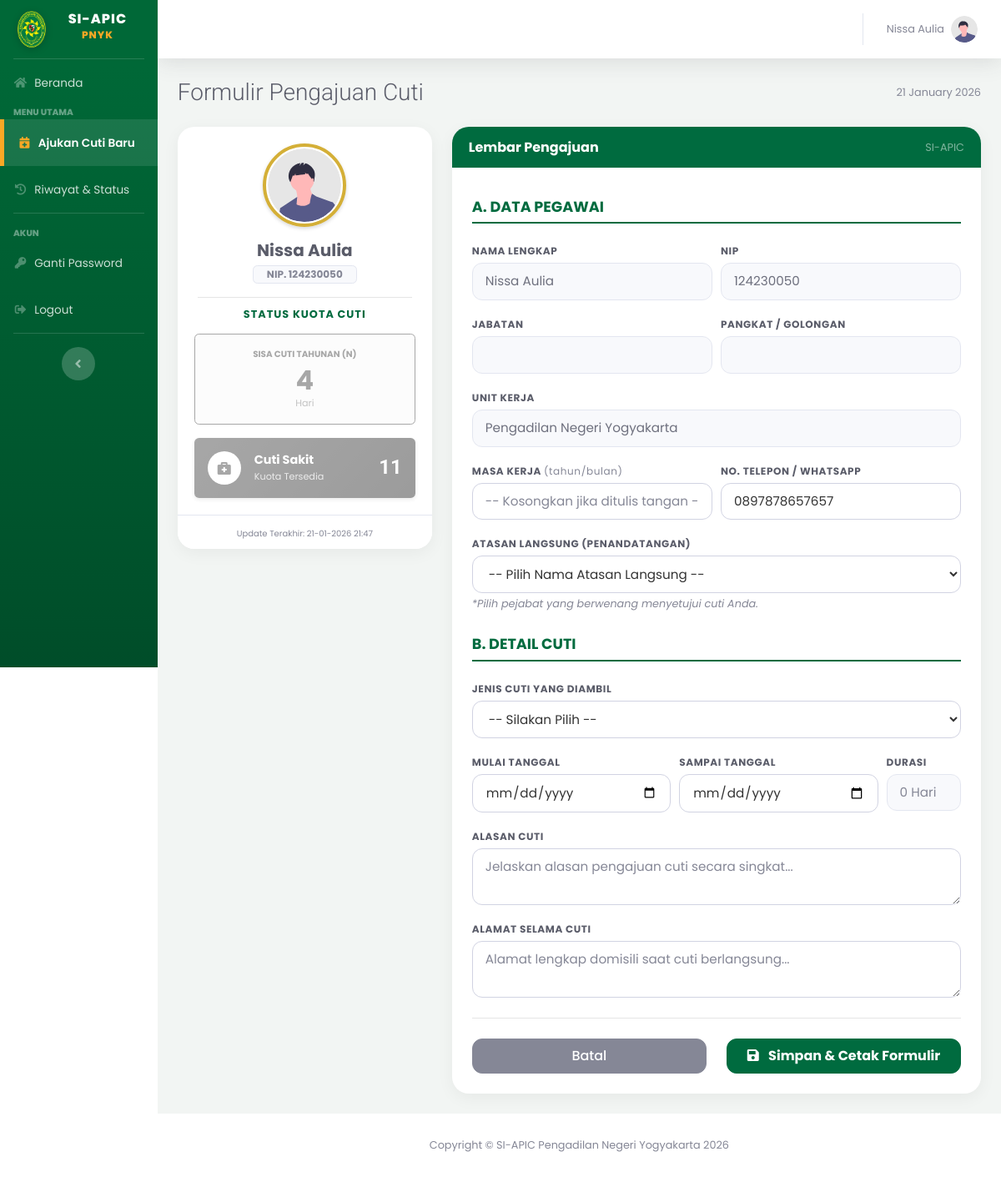
Before: /index.php?page=form_cuti (signed in) with the older database file.
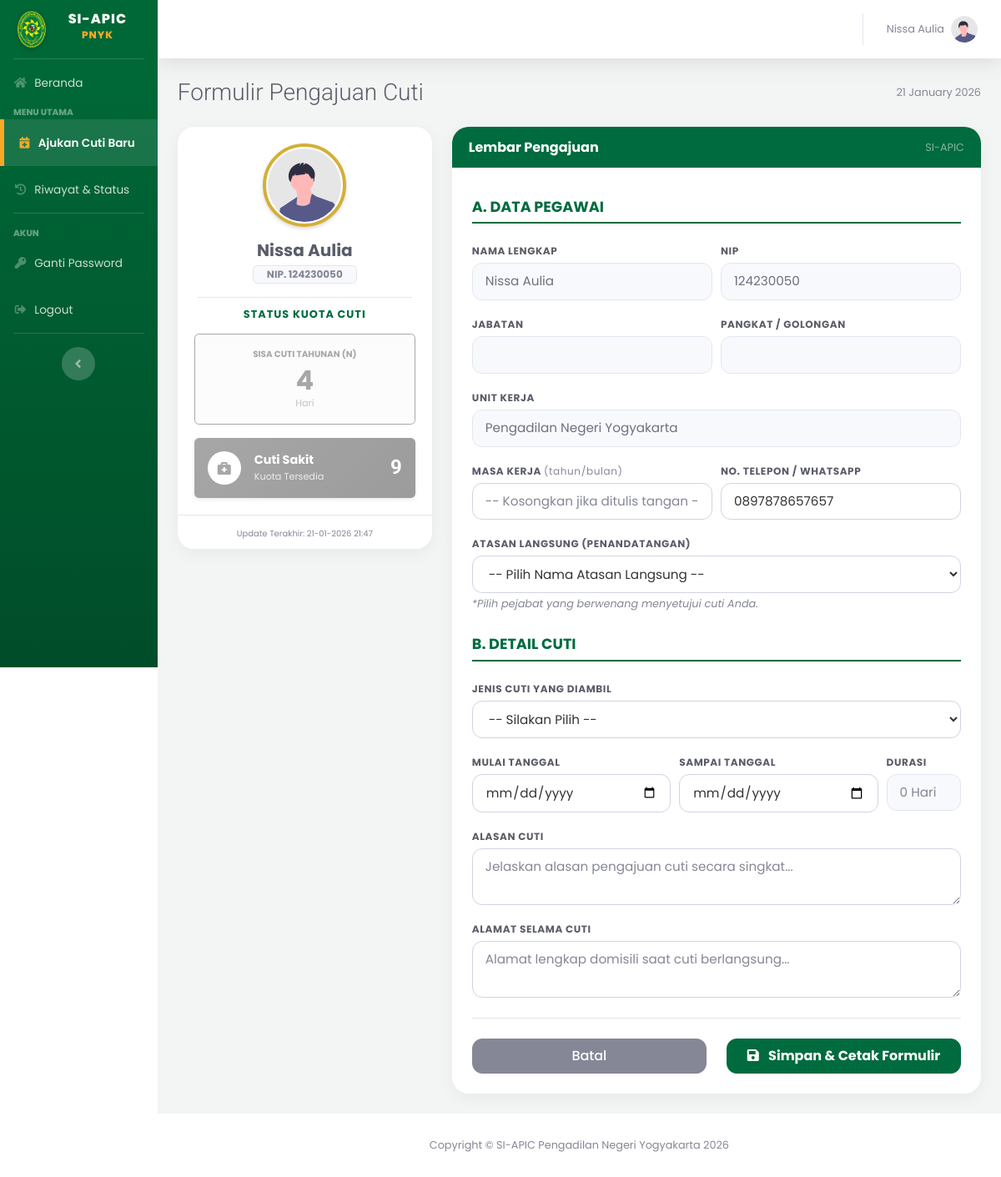
After: the same page with the newer database file.
### tables this page shows
CREATE TABLE `users` (
  `id_user` int(11) NOT NULL,
  `nip` varchar(30) NOT NULL,
  `password` varchar(255) NOT NULL,
  `nama_lengkap` varchar(100) NOT NULL,
  `jabatan` varchar(100) DEFAULT NULL,
  `pangkat` varchar(50) DEFAULT NULL,
  `unit_kerja` varchar(100) DEFAULT 'Pengadilan Negeri Yogyakarta',
  `no_telepon` varchar(20) DEFAULT NULL,
  `role` enum('admin','user') NOT NULL,
  `sisa_cuti_n` int(11) DEFAULT 12,
  `sisa_cuti_n1` int(11) DEFAULT 0,
  `sisa_cuti_n2` int(11) DEFAULT 0,
  `kuota_cuti_sakit` int(11) DEFAULT 14,
  `created_at` timestamp NOT NULL DEFAULT current_timestamp(),
  `status_akun` enum('aktif','nonaktif') DEFAULT 'aktif',
  `id_pejabat` int(11) DEFAULT NULL
);

### pages/user/form_cuti.php (the view, shortened to what the changed rows need)
<?php
$id_user = $_SESSION['id_user'];
$query_user = mysqli_query($koneksi, "SELECT * FROM users WHERE id_user='$id_user'");
$user = mysqli_fetch_array($query_user);
?>
<div class="d-sm-flex align-items-center justify-content-between mb-4">
    <h1 class="h3 mb-0 text-gray-800" style="font-weight: 300;">Formulir Pengajuan Cuti</h1>
    <span class="text-muted small"><?php echo date('d F Y'); ?></span>
</div>
<div class="row">
    <div class="col-lg-4 mb-4">
        <div class="card shadow-sm mb-4" style="border-top: 5px solid #d4af37;">
            <div class="card-body text-center pb-2">
                <div class="mb-3 mx-auto shadow-sm" style="width: 100px; height: 100px; border-radius: 50%; overflow: hidden; border: 4px solid #d4af37; padding: 2px;">
                    <img src="assets/img/undraw_profile.svg" style="width: 100%; height: 100%; object-fit: cover; border-radius: 50%;">
                </div>
                <h5 class="font-weight-bold text-dark mb-1"><?php echo $user['nama_lengkap']; ?></h5>
                <span class="badge badge-light border px-3 py-1 text-muted">NIP. <?php echo $user['nip']; ?></span>
            </div>
            <hr class="mx-4 my-2">
            <div class="card-body pt-1">
                <h6 class="font-weight-bold text-center mb-3" style="color: #006B3F; font-size: 0.8rem; letter-spacing: 1px;">STATUS KUOTA CUTI</h6>
                <div class="row no-gutters mb-3">
                    <div class="col-12">
                        <div id="box-tahunan" class="quota-box p-3 rounded text-center d-flex flex-column justify-content-center"
                             style="background-color: #f0fdf4; border: 1px solid #006B3F;">
                            <small class="text-uppercase font-weight-bold" style="color: #006B3F; font-size: 0.65rem;">Sisa Cuti Tahunan (N)</small>
                            <h2 class="font-weight-bold mb-0 mt-1" style="color: #006B3F;"><?php echo $user['sisa_cuti_n']; ?></h2>
                            <small class="text-muted" style="font-size: 0.7rem;">Hari</small>
                        </div>
                    </div>
                </div>
                <div id="box-sakit" class="quota-box rounded p-3 d-flex align-items-center justify-content-between shadow-sm"
                     style="background: rgb(0,107,63); background: linear-gradient(135deg, rgba(0,107,63,1) 0%, rgba(0,77,45,1) 100%); color: white;">
                    <div class="d-flex align-items-center">
                        <div class="bg-white rounded-circle d-flex align-items-center justify-content-center mr-3" style="width: 40px; height: 40px; color: #006B3F;">
                            <i class="fas fa-briefcase-medical"></i>
                        </div>
                        <div style="line-height: 1.2;">
                            <span class="d-block font-weight-bold" style="font-size: 0.9rem;">Cuti Sakit</span>
                            <small style="opacity: 0.8; font-size: 0.7rem;">Kuota Tersedia</small>
                        </div>
                    </div>
                    <div class="text-right">
                        <span class="h4 font-weight-bold mb-0"><?php echo $user['kuota_cuti_sakit']; ?></span>
                    </div>
                </div>
            </div>
            <div class="card-footer bg-white text-center py-2">
                <small class="text-muted" style="font-size: 10px;">Update Terakhir: <?php echo date('d-m-Y H:i'); ?></small>
            </div>
        </div>
    </div>
    <div class="col-lg-8">
        <div class="card shadow-sm mb-4 border-0">
            <div class="card-header-pro rounded-top d-flex justify-content-between align-items-center">
                <h6 class="m-0 font-weight-bold">Lembar Pengajuan</h6>
                <small class="text-white-50">SI-APIC</small>
            </div>
            <div class="card-body px-4 py-4">
                <form action="pages/user/proses_cuti.php" method="POST" id="formCuti">
                    <div class="section-title">A. DATA PEGAWAI</div>
                    <div class="form-row">
                        <div class="form-group col-md-6">
                            <label class="form-label-pro">Nama Lengkap</label>
                            <input type="text" class="form-control form-control-pro bg-readonly" value="<?php echo $user['nama_lengkap']; ?>" readonly>
                        </div>
                        <div class="form-group col-md-6">
                            <label class="form-label-pro">NIP</label>
                            <input type="text" class="form-control form-control-pro bg-readonly" value="<?php echo $user['nip']; ?>" readonly>
                        </div>
                    </div>
                    <div class="form-row">
                        <div class="form-group col-md-6">
                            <label class="form-label-pro">Jabatan</label>
                            <input type="text" class="form-control form-control-pro bg-readonly" value="<?php echo $user['jabatan']; ?>" readonly>
                        </div>
                        <div class="form-group col-md-6">
                            <label class="form-label-pro">Pangkat / Golongan</label>
                            <input type="text" class="form-control form-control-pro bg-readonly" value="<?php echo $user['pangkat']; ?>" readonly>
                        </div>
                    </div>
                    <div class="form-group">
                        <label class="form-label-pro">Unit Kerja</label>
                        <input type="text" class="form-control form-control-pro bg-readonly" value="<?php echo $user['unit_kerja']; ?>" readonly>
                    </div>
                    <div class="form-row">
                        <div class="form-group col-md-6">
                            <label class="form-label-pro">Masa Kerja <span class="text-muted font-weight-normal text-lowercase">(Tahun/Bulan)</span></label>
                            <input type="text" name="masa_kerja" class="form-control form-control-pro" placeholder="-- Kosongkan jika ditulis tangan --">
                        </div>
                        <div class="form-group col-md-6">
                            <label class="form-label-pro">No. Telepon / WhatsApp</label>
                            <input type="number" name="no_telepon" class="form-control form-control-pro" value="<?php echo $user['no_telepon']; ?>" required>
                        </div>
                    </div>
                    <div class="form-group">
                        <label class="form-label-pro">Atasan Langsung (Penandatangan)</label>
                        <select name="id_atasan" class="form-control form-control-pro" required>
                            <option value="">-- Pilih Nama Atasan Langsung --</option>
                        </select>
                        <small class="text-muted font-italic">*Pilih pejabat yang berwenang menyetujui cuti Anda.</small>
                    </div>
                    <div class="section-title mt-4">B. DETAIL CUTI</div>
                    <div class="form-group">
                        <label class="form-label-pro">Jenis Cuti yang Diambil</label>
                        <select name="id_jenis" id="jenis_cuti" class="form-control form-control-pro" required onchange="cekJenisCuti()">
                            <option value="" data-nama="">-- Silakan Pilih --</option>
                        </select>
                    </div>
                    <div class="form-row">
                        <div class="form-group col-md-5">
                            <label class="form-label-pro">Mulai Tanggal</label>
                            <input type="date" name="tgl_mulai" id="tgl_mulai" class="form-control form-control-pro" required>
                        </div>
                        <div class="form-group col-md-5">
                            <label class="form-label-pro">Sampai Tanggal</label>
                            <input type="date" name="tgl_selesai" id="tgl_selesai" class="form-control form-control-pro" required>
                        </div>
                        <div class="form-group col-md-2">
                            <label class="form-label-pro">Durasi</label>
                            <input type="text" name="lama_hari" id="lama_hari" class="form-control form-control-pro bg-readonly" readonly placeholder="0 Hari">
                        </div>
                    </div>
                    <div class="form-group">
                        <label class="form-label-pro">Alasan Cuti</label>
                        <textarea name="alasan" class="form-control form-control-pro" rows="2" placeholder="Jelaskan alasan pengajuan cuti secara singkat..." required></textarea>
                    </div>
                    <div class="form-group">
                        <label class="form-label-pro">Alamat Selama Cuti</label>
                        <textarea name="alamat_cuti" class="form-control form-control-pro" rows="2" placeholder="Alamat lengkap domisili saat cuti berlangsung..." required></textarea>
                    </div>
                    <hr class="my-4">
                    <div class="row">
                        <div class="col-md-6">
                            <a href="index.php" class="btn btn-secondary btn-block py-2">Batal</a>
                        </div>
                        <div class="col-md-6">
                            <button type="submit" id="btnSubmit" class="btn btn-success btn-block py-2 font-weight-bold" style="background-color: #006B3F; border-color: #006B3F;">
                                <i class="fas fa-save mr-2"></i> Simpan & Cetak Formulir
                            </button>
                        </div>
                    </div>
                </form>
            </div>
        </div>
    </div>
</div>

Changed rows visible on the page:
changed users "Nissa Aulia": kuota_cuti_sakit "11" → "9"
